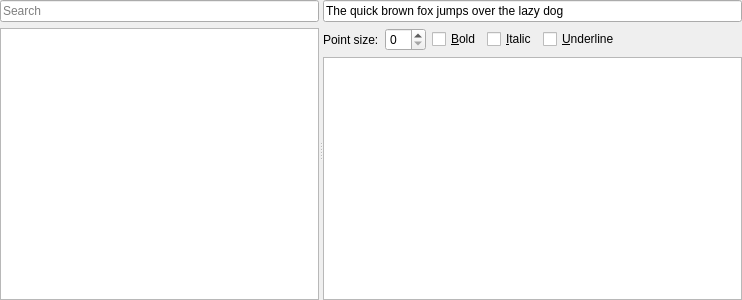
<?xml version="1.0" encoding="UTF-8"?>
<ui version="4.0">
 <class>GammaRay::FontBrowserWidget</class>
 <widget class="QWidget" name="GammaRay::FontBrowserWidget">
  <property name="geometry">
   <rect>
    <x>0</x>
    <y>0</y>
    <width>742</width>
    <height>300</height>
   </rect>
  </property>
  <layout class="QVBoxLayout" name="verticalLayout_3">
   <property name="leftMargin">
    <number>0</number>
   </property>
   <property name="topMargin">
    <number>0</number>
   </property>
   <property name="rightMargin">
    <number>0</number>
   </property>
   <property name="bottomMargin">
    <number>0</number>
   </property>
   <item>
    <widget class="QSplitter" name="mainSplitter">
     <property name="orientation">
      <enum>Qt::Orientation::Horizontal</enum>
     </property>
     <widget class="QWidget" name="widget" native="true">
      <layout class="QVBoxLayout" name="verticalLayout_2">
       <property name="leftMargin">
        <number>0</number>
       </property>
       <property name="topMargin">
        <number>0</number>
       </property>
       <property name="rightMargin">
        <number>0</number>
       </property>
       <property name="bottomMargin">
        <number>0</number>
       </property>
       <item>
        <widget class="QLineEdit" name="fontSearchLine">
         <property name="placeholderText">
          <string>Search</string>
         </property>
        </widget>
       </item>
       <item>
        <widget class="GammaRay::DeferredTreeView" name="fontTree">
         <property name="uniformRowHeights">
          <bool>true</bool>
         </property>
        </widget>
       </item>
      </layout>
     </widget>
     <widget class="QWidget" name="layoutWidget_7">
      <layout class="QVBoxLayout" name="verticalLayout">
       <item>
        <widget class="QLineEdit" name="fontText">
         <property name="text">
          <string>The quick brown fox jumps over the lazy dog</string>
         </property>
         <property name="placeholderText">
          <string>Enter some text here...</string>
         </property>
        </widget>
       </item>
       <item>
        <widget class="QWidget" name="fontOptions" native="true">
         <layout class="QHBoxLayout" name="horizontalLayout">
          <property name="leftMargin">
           <number>0</number>
          </property>
          <property name="topMargin">
           <number>0</number>
          </property>
          <property name="rightMargin">
           <number>0</number>
          </property>
          <property name="bottomMargin">
           <number>0</number>
          </property>
          <item>
           <widget class="QLabel" name="label">
            <property name="text">
             <string>Point size:</string>
            </property>
            <property name="wordWrap">
             <bool>true</bool>
            </property>
           </widget>
          </item>
          <item>
           <widget class="QSpinBox" name="pointSize"/>
          </item>
          <item>
           <widget class="QCheckBox" name="boldBox">
            <property name="minimumSize">
             <size>
              <width>28</width>
              <height>0</height>
             </size>
            </property>
            <property name="text">
             <string>&amp;Bold</string>
            </property>
           </widget>
          </item>
          <item>
           <widget class="QCheckBox" name="italicBox">
            <property name="minimumSize">
             <size>
              <width>28</width>
              <height>0</height>
             </size>
            </property>
            <property name="text">
             <string>&amp;Italic</string>
            </property>
           </widget>
          </item>
          <item>
           <widget class="QCheckBox" name="underlineBox">
            <property name="minimumSize">
             <size>
              <width>28</width>
              <height>0</height>
             </size>
            </property>
            <property name="text">
             <string>&amp;Underline</string>
            </property>
           </widget>
          </item>
          <item>
           <spacer name="horizontalSpacer">
            <property name="orientation">
             <enum>Qt::Orientation::Horizontal</enum>
            </property>
            <property name="sizeHint" stdset="0">
             <size>
              <width>40</width>
              <height>20</height>
             </size>
            </property>
           </spacer>
          </item>
         </layout>
        </widget>
       </item>
       <item>
        <widget class="GammaRay::DeferredTreeView" name="selectedFontsView">
         <property name="rootIsDecorated">
          <bool>false</bool>
         </property>
        </widget>
       </item>
      </layout>
     </widget>
    </widget>
   </item>
  </layout>
 </widget>
 <customwidgets>
  <customwidget>
   <class>GammaRay::DeferredTreeView</class>
   <extends>QTreeView</extends>
   <header location="global">ui/deferredtreeview.h</header>
  </customwidget>
 </customwidgets>
 <resources/>
 <connections/>
</ui>
